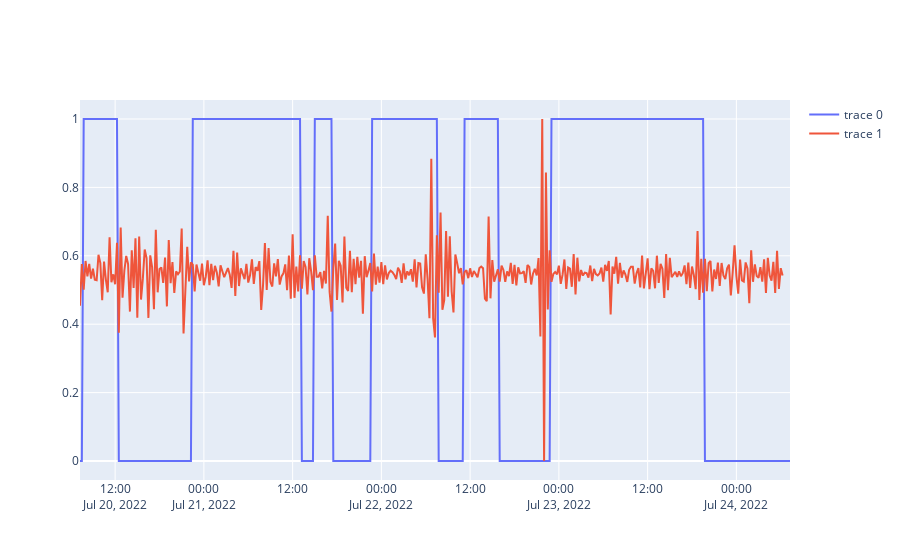

The code cell stored with this chart in its notebook:
### Code cell
fig = go.Figure()
fig.add_trace(go.Scatter(x=a01["DateTime"], y=a01["Window Open"]))
fig.add_trace(go.Scatter(x=a01["DateTime"], y=h.normalize(result.smoothed_marginal_probabilities[0])))

### Figure 1 — Plotly figure (JSON) as saved in the notebook; plotly's stock layout.template omitted (floating-point values rounded to 4 significant figures; data arrays with more than 128 entries replaced by an {"elided": "..."} marker saying what was removed)
{"data": [{"type": "scatter", "x": {"elided": "385 str values"}, "y": {"elided": "385 int values"}}, {"type": "scatter", "x": {"elided": "385 str values"}, "y": {"elided": "381 float values"}}], "layout": {}}
